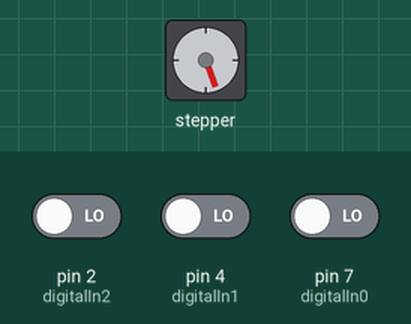
Bench run of a sketch on a simulated Arduino Uno, built with avr-gcc and run on an emulated ATmega328P. On the bench: stepper motor. The test bench sets the inputs (shaded band); at power-on: pin 2 (digitalIn2) LOW, pin 4 (digitalIn1) LOW, pin 7 (digitalIn0) LOW. Stepper angles assume 18 steps per turn.

Above: at 1.2 s.
1.3 s: pin 2 (digitalIn2) driven HIGH
At 2.4 s:
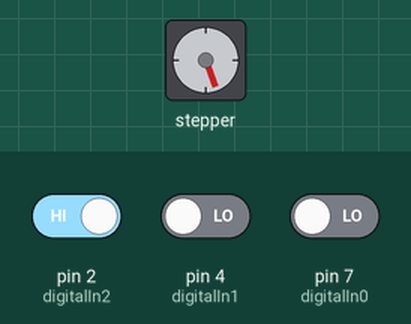
2.8 s: pin 2 (digitalIn2) driven LOW
At 2.89 s:
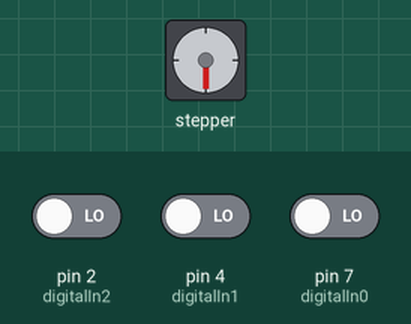
5.8 s: pin 4 (digitalIn1) driven HIGH
At 6.9 s:
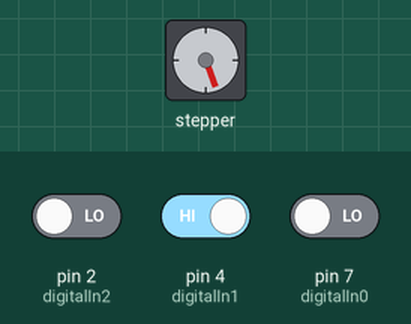
7.3 s: pin 4 (digitalIn1) driven LOW
At 7.38 s:
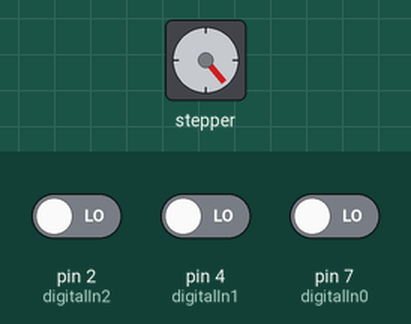
Timing chart, 0 to 11.3 s (numbered marks = the images above; inputs shaded):
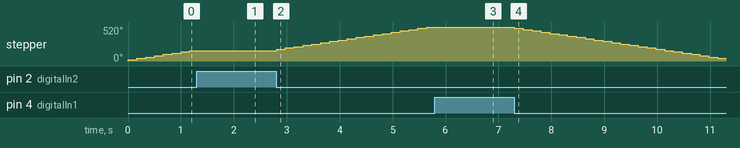

Measured:
- after the input at 1.3 s, stepper: stops changing and stays 160°
- after the input at 2.8 s, stepper: keeps turning clockwise at about 127°/s, starting at once
- after the input at 5.8 s, stepper: stops changing and stays 520°
- after the input at 7.3 s, stepper: keeps turning counter-clockwise at about 125°/s, starting at once
- by itself, stepper: keeps turning clockwise at about 137°/s

The sketch:

Stepper.ino
```cpp
#include <Stepper.h>
#define STEPS 18
#define GEAR_RATIO 1
const int digitalIn2 = 2;
const int digitalIn1 = 4;
const int digitalIn0 = 7;
int val;
Stepper stepper(STEPS, 6, 9, 10, 11);
int clockWiseButton, antiClockButton, stopButton;
void setup() {
   pinMode(digitalIn2, INPUT);
   pinMode(digitalIn1, INPUT);
   pinMode(digitalIn0, INPUT);
   stepper.setSpeed(20);
   val = 1;
   Serial.begin(9600);
}

void loop() {
  clockWiseButton = digitalRead(digitalIn2);
  antiClockButton = digitalRead(digitalIn1);
  stopButton = digitalRead(digitalIn0);
//  Serial.println(clockWiseButton);
//  Serial.println(antiClockButton);
//  Serial.println(stopButton);
  if (clockWiseButton == 1) {
//    Serial.println("A");
    if (val <= 0)
      val = 1;
    while(digitalRead(digitalIn2) == HIGH){
      delay(10);
    }
  } else if (antiClockButton == 1) {
//    Serial.println("B");
    if (val >= 0)
      val = -1;
    while(digitalRead(digitalIn1) == HIGH){
      delay(10);
    }
  } else if (stopButton == 1) {
//    Serial.println("C");
    val = 0;
    while(digitalRead(digitalIn0) == HIGH){
      delay(10);
    }
  }
//  Serial.print(">>"); Serial.println(val);
  stepper.step(val);
}
```
